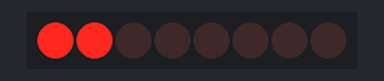
A sketch run on a simulated Arduino Uno, built with avr-gcc and run on an emulated ATmega328P. Shown: 8 shift-register outputs drawn as a row of LEDs (first output left, lit = HIGH). Wiring (inferred from the names in the program): shift register (74HC595): data pin 11; shift clock pin 12; latch pin 8. Wiring (inferred from the signals the program sends): row of LEDs: on Q0, Q1, Q2, Q3, Q4, Q5, Q6, Q7.

Above: at 0.2 s.
At 1.2 s:
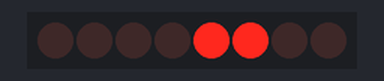
At 1.7 s:
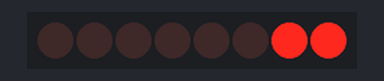
At 3.2 s:
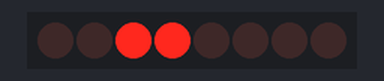
At 4.7 s:
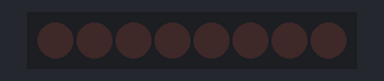
Timing chart, 0 to 5.8 s (numbered marks = the images above):
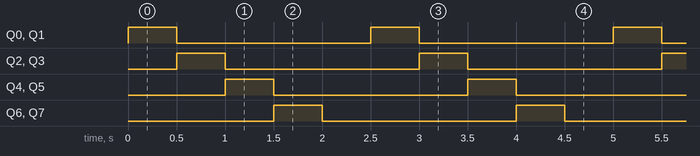

Measured:
- by itself, Q0–7: alternates HIGH for 0.50 s and LOW for 2.0 s
- by itself, everything shown: repeats every 2.5 s, in 5 steps

The sketch:

lab7_zad1.ino
```cpp
#define latchPin 8
#define clockPin 12
#define dataPin 11
int delay_time = 500;
byte leds = 0;

void setup()
{
  pinMode(latchPin, OUTPUT);
  pinMode(dataPin, OUTPUT);
  pinMode(clockPin, OUTPUT);
}

void loop()
{
  leds = 3;
  update74HC95N();
  delay(delay_time);
  leds = 12;
  update74HC95N();
  delay(delay_time);
  leds = 48;
  update74HC95N();
  delay(delay_time);
  leds = 192;
  update74HC95N();
  delay(delay_time);
  leds = 768;
  update74HC95N();
  delay(delay_time);
}

void update74HC95N(){
  digitalWrite(latchPin, LOW);
  shiftOut(dataPin, clockPin, MSBFIRST, leds);
  digitalWrite(latchPin, HIGH);
}
```
